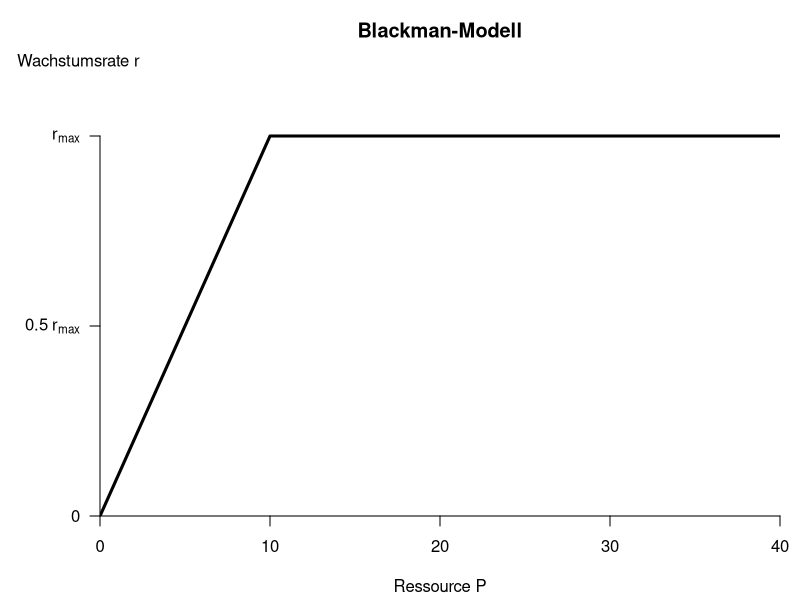
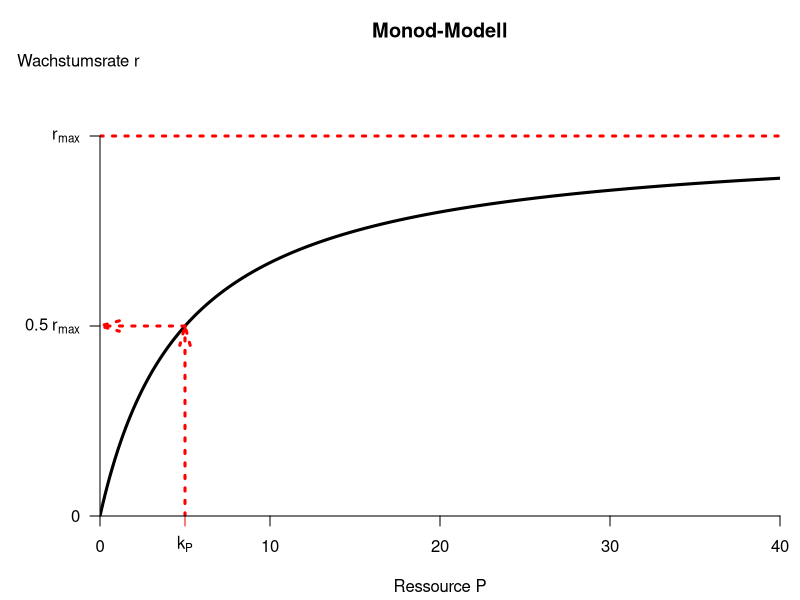

These figures' R source, in order:

P <- seq(0, 40, 0.1)



k_b <- 0.1

r <- function(P) pmin(k_b * P, rep(1, length=length(P)))

svg("blackman.svg", width=12, height=8, pointsize=36)
par(mar=c(4.2,5,3,1), lwd=3)
plot(P, r(P), type="l", las=1, xlab="Ressource P", ylab="", ylim=c(0, 1.2), yaxs="i",
     xaxs="i", axes=FALSE, main="Blackman-Modell")
mtext("Wachstumsrate r", line = -2, side=2, at=1.2, las=1)
axis(1)
axis(2, at=c(0, 0.5, 1), label=c(expression(0.0), expression(0.5~r[max]), expression(r[max])), las=1)
dev.off()


kP <- 5
r <- function(P) P/(kP + P)

svg("monod.svg", width=12, height=8, pointsize=36)
par(mar=c(4.2,5,3,1), lwd=3)
plot(P, r(P), type="l", las=1, xlab="Ressource P", ylab="", ylim=c(0, 1.2), yaxs="i",
     xaxs="i", axes=FALSE, main="Monod-Modell")
abline(h=1, col="red", lty="dotted")
arrows(5, 0.5, 0, 0.5, col="red", length=0.2, angle=15, lty="dotted")
arrows(5, 0, 5, 0.5, col="red", length=0.2, angle=15, lty="dotted")
axis(1, at=5, labels = expression(k[P]), col.ticks="red")
mtext("Wachstumsrate r", line = -2, side=2, at=1.2, las=1)
axis(1)
axis(2, at=c(0, 0.5, 1), label=c(expression(0.0), expression(0.5~r[max]),
                                 expression(r[max])), las=1)
dev.off()
